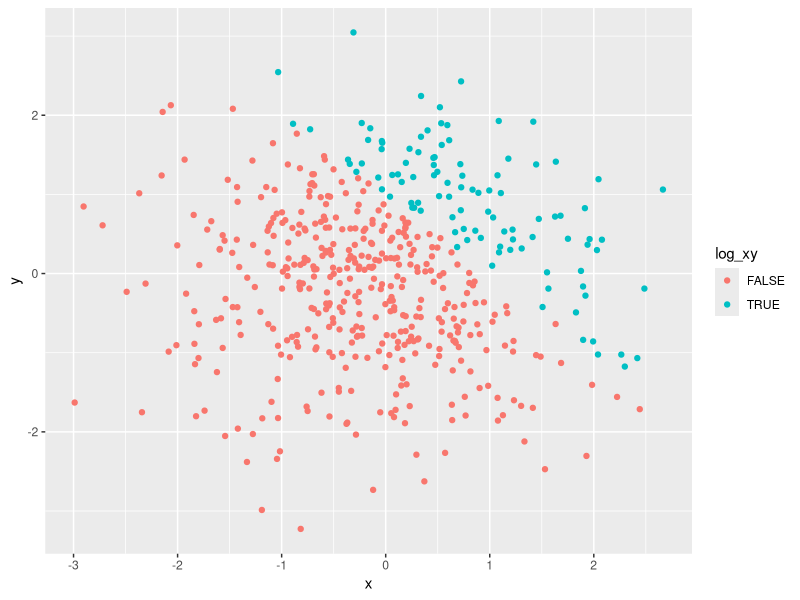
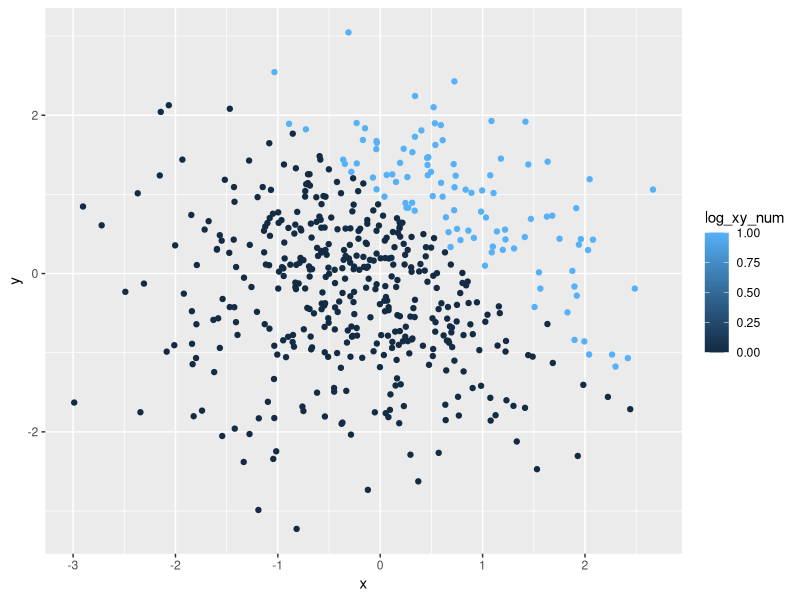
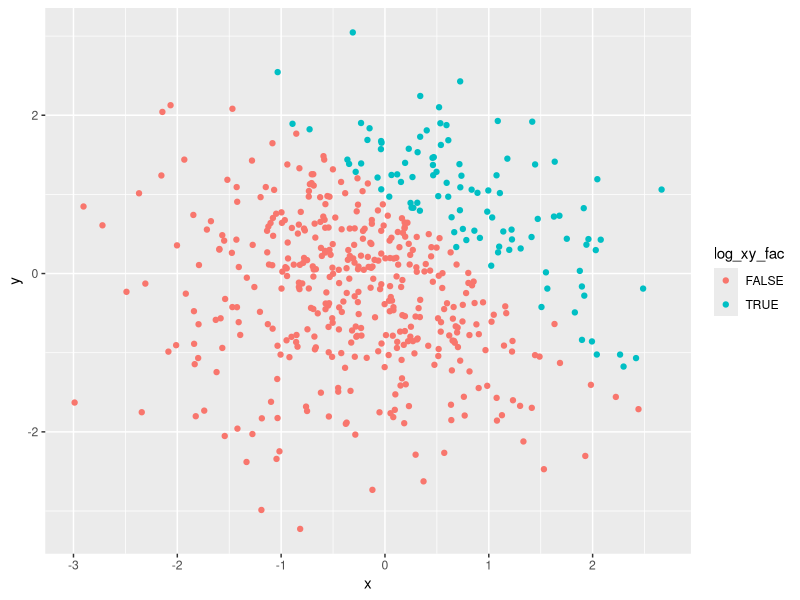
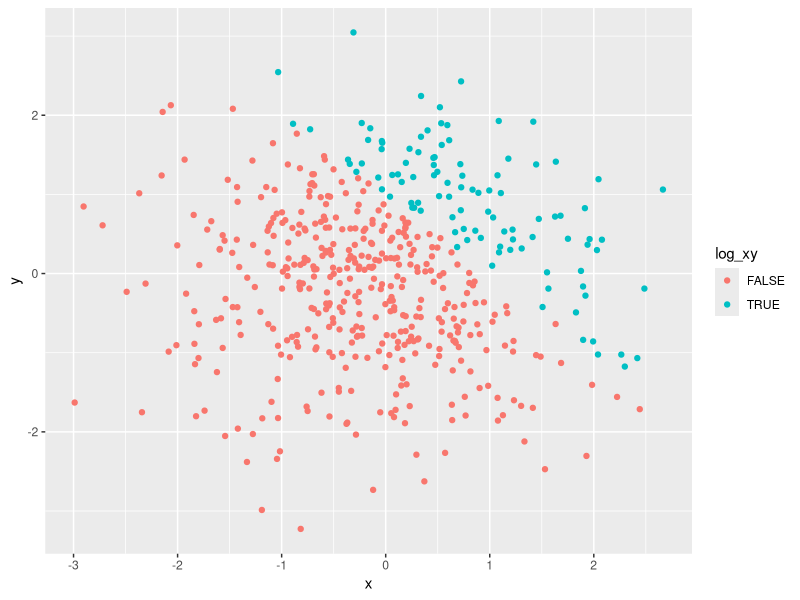

Write R code to recreate these figures, in order.
## ---- chunk 1
library(tidyverse)
la_df = tibble(
  norm_samp = rnorm(8,mean = 0, sd = 1), #standard Normal distribution
  norm_samp_pos = norm_samp > 0,
  char_vec = c("a","b","c","d","e","f","g","h"),
  fac_vec = factor(c("small","small","small","middle","middle","middle","large","large"))
)

#mean
mean(pull(la_df,norm_samp))
mean(pull(la_df,norm_samp_pos))
mean(pull(la_df,char_vec))
mean(pull(la_df,fac_vec))

as.numeric(pull(la_df,norm_samp_pos))
as.numeric(pull(la_df,char_vec))
as.numeric(pull(la_df,fac_vec))
## ---- chunk 2
log_to_num = as.numeric(pull(la_df,norm_samp_pos)) #convert into numeric
log_to_num * (pull(la_df,norm_samp)) #multiply

log_to_fac = as.factor(pull(la_df,norm_samp_pos))
log_to_fac * (pull(la_df,norm_samp))

fac_to_num = as.numeric(log_to_fac)
fac_to_num * (pull(la_df,norm_samp))
## ---- chunk 3
plot_df = tibble(
  x = rnorm(500, mean = 0, sd = 1), #standard normal distribution
  y = rnorm(500, mean = 0, sd = 1),
  log_xy = (x + y > 1),
  log_xy_num = as.numeric(log_xy),
  log_xy_fac = as.factor(log_xy)
)

## ---- chunk 4
#First scatter plot with log_xy
ggplot(plot_df, aes(x = x, y = y,color = log_xy)) + geom_point()
ggsave("First scatter plot with log_xy.pdf")
## ---- chunk 5
#Second scatter plot with log_xy_num
ggplot(plot_df, aes(x = x, y = y,color = log_xy_num)) + geom_point()
## ---- chunk 6
#Third scatter plot with log_xy_fac
ggplot(plot_df, aes(x = x, y = y,color = log_xy_fac)) + geom_point()
